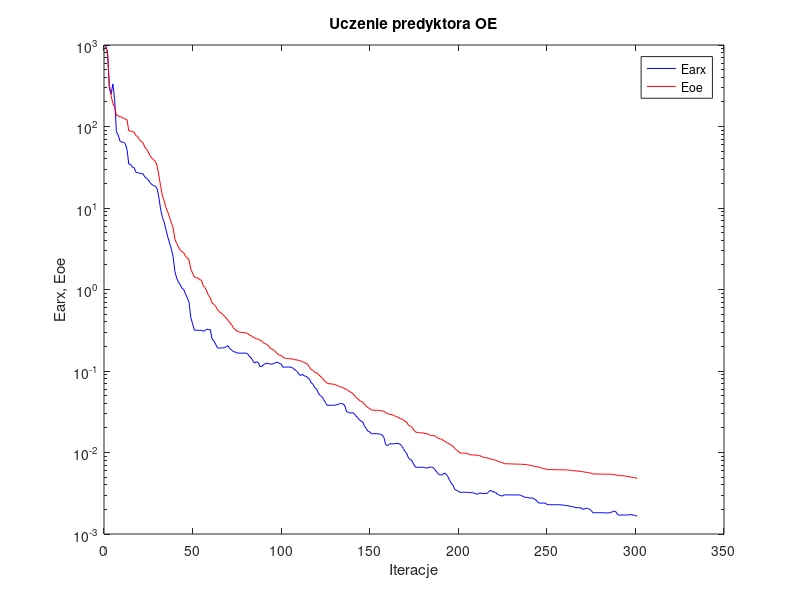
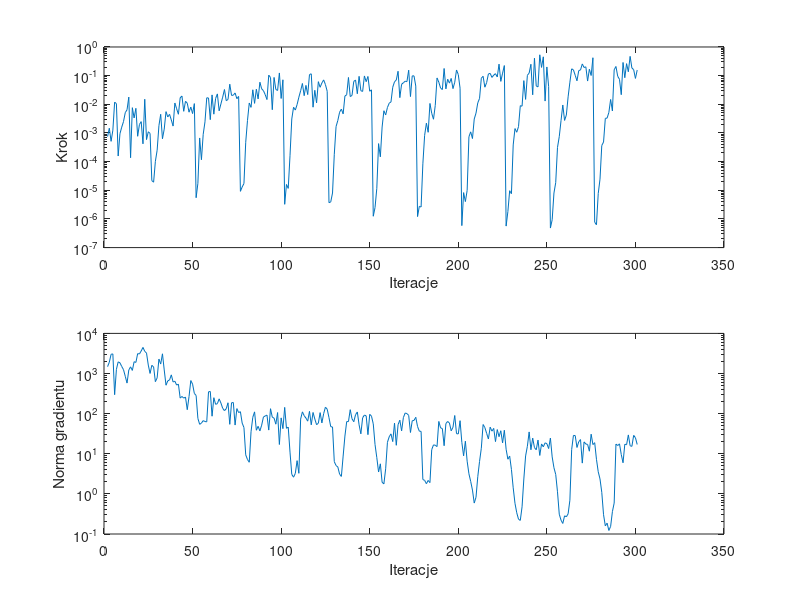

MATLAB code to generate these figures, in order:
%uczenie predyktora oe
clear all;
n=0; farx(n+1)=9.781677e+002; foe(n+1)=9.579472e+002; wspucz(n+1)=0.000000e+000; ng(n+1)=0.000000e+000;
%odnowa zmiennej metryki
n=1; farx(n+1)=8.080322e+002; foe(n+1)=8.107993e+002; krok(n+1)=7.496833e-004; ng(n+1)=1.483506e+003;
n=2; farx(n+1)=2.947975e+002; foe(n+1)=3.316796e+002; krok(n+1)=1.463096e-003; ng(n+1)=1.912584e+003;
n=3; farx(n+1)=2.489940e+002; foe(n+1)=2.394098e+002; krok(n+1)=5.104038e-004; ng(n+1)=3.011969e+003;
n=4; farx(n+1)=3.331090e+002; foe(n+1)=1.924305e+002; krok(n+1)=1.250114e-003; ng(n+1)=3.081327e+003;
n=5; farx(n+1)=2.149106e+002; foe(n+1)=1.726299e+002; krok(n+1)=1.189189e-002; ng(n+1)=2.967740e+002;
n=6; farx(n+1)=8.598046e+001; foe(n+1)=1.365264e+002; krok(n+1)=1.054546e-002; ng(n+1)=1.271337e+003;
n=7; farx(n+1)=7.885558e+001; foe(n+1)=1.349887e+002; krok(n+1)=1.568984e-004; ng(n+1)=1.953155e+003;
n=8; farx(n+1)=6.655815e+001; foe(n+1)=1.320631e+002; krok(n+1)=9.413494e-004; ng(n+1)=1.848898e+003;
n=9; farx(n+1)=6.410735e+001; foe(n+1)=1.299306e+002; krok(n+1)=1.593673e-003; ng(n+1)=1.499802e+003;
n=10; farx(n+1)=6.441494e+001; foe(n+1)=1.262393e+002; krok(n+1)=2.484848e-003; ng(n+1)=1.250025e+003;
n=11; farx(n+1)=6.167524e+001; foe(n+1)=1.237272e+002; krok(n+1)=5.107684e-003; ng(n+1)=8.522994e+002;
n=12; farx(n+1)=5.220263e+001; foe(n+1)=1.206950e+002; krok(n+1)=6.450159e-003; ng(n+1)=5.772625e+002;
n=13; farx(n+1)=3.452703e+001; foe(n+1)=8.834810e+001; krok(n+1)=1.785641e-002; ng(n+1)=1.224088e+003;
n=14; farx(n+1)=3.441595e+001; foe(n+1)=8.781748e+001; krok(n+1)=1.367364e-004; ng(n+1)=1.466756e+003;
n=15; farx(n+1)=3.175416e+001; foe(n+1)=8.652105e+001; krok(n+1)=7.626318e-003; ng(n+1)=1.194966e+003;
n=16; farx(n+1)=3.133826e+001; foe(n+1)=8.511114e+001; krok(n+1)=3.349706e-003; ng(n+1)=1.968445e+003;
n=17; farx(n+1)=2.744190e+001; foe(n+1)=7.712121e+001; krok(n+1)=7.242402e-003; ng(n+1)=1.890135e+003;
n=18; farx(n+1)=2.725308e+001; foe(n+1)=7.537683e+001; krok(n+1)=7.663457e-004; ng(n+1)=3.132114e+003;
n=19; farx(n+1)=2.672301e+001; foe(n+1)=6.900484e+001; krok(n+1)=1.973140e-003; ng(n+1)=3.071716e+003;
n=20; farx(n+1)=2.636392e+001; foe(n+1)=6.513042e+001; krok(n+1)=2.484737e-003; ng(n+1)=3.648021e+003;
n=21; farx(n+1)=2.632962e+001; foe(n+1)=6.353179e+001; krok(n+1)=4.175705e-004; ng(n+1)=4.477162e+003;
n=22; farx(n+1)=2.415298e+001; foe(n+1)=5.593810e+001; krok(n+1)=1.499359e-002; ng(n+1)=3.570100e+003;
n=23; farx(n+1)=2.313240e+001; foe(n+1)=5.264610e+001; krok(n+1)=5.861582e-004; ng(n+1)=3.229333e+003;
n=24; farx(n+1)=2.209772e+001; foe(n+1)=4.855077e+001; krok(n+1)=1.100811e-003; ng(n+1)=1.622103e+003;
n=25; farx(n+1)=2.051906e+001; foe(n+1)=4.391570e+001; krok(n+1)=9.673859e-004; ng(n+1)=1.004050e+003;
%odnowa zmiennej metryki
n=26; farx(n+1)=1.936838e+001; foe(n+1)=4.087287e+001; krok(n+1)=2.170937e-005; ng(n+1)=1.602078e+003;
n=27; farx(n+1)=1.889704e+001; foe(n+1)=3.909730e+001; krok(n+1)=1.914386e-005; ng(n+1)=1.460026e+003;
n=28; farx(n+1)=1.852651e+001; foe(n+1)=3.728996e+001; krok(n+1)=1.022675e-004; ng(n+1)=6.264695e+002;
n=29; farx(n+1)=1.725557e+001; foe(n+1)=3.258948e+001; krok(n+1)=2.501060e-004; ng(n+1)=7.779396e+002;
n=30; farx(n+1)=1.338067e+001; foe(n+1)=2.472349e+001; krok(n+1)=1.793067e-003; ng(n+1)=2.290246e+003;
n=31; farx(n+1)=9.529488e+000; foe(n+1)=1.844386e+001; krok(n+1)=4.478448e-003; ng(n+1)=1.721643e+003;
n=32; farx(n+1)=7.626683e+000; foe(n+1)=1.399553e+001; krok(n+1)=6.277808e-004; ng(n+1)=3.099095e+003;
n=33; farx(n+1)=6.687077e+000; foe(n+1)=1.220398e+001; krok(n+1)=1.369522e-003; ng(n+1)=1.225068e+003;
n=34; farx(n+1)=5.386628e+000; foe(n+1)=1.011478e+001; krok(n+1)=5.548179e-003; ng(n+1)=5.109078e+002;
n=35; farx(n+1)=4.399192e+000; foe(n+1)=8.909448e+000; krok(n+1)=3.621201e-003; ng(n+1)=6.566378e+002;
n=36; farx(n+1)=3.720076e+000; foe(n+1)=7.680196e+000; krok(n+1)=4.464102e-003; ng(n+1)=6.906854e+002;
n=37; farx(n+1)=3.169491e+000; foe(n+1)=6.608303e+000; krok(n+1)=2.840497e-003; ng(n+1)=9.257228e+002;
n=38; farx(n+1)=2.538615e+000; foe(n+1)=5.760103e+000; krok(n+1)=1.736904e-003; ng(n+1)=6.147958e+002;
n=39; farx(n+1)=1.671421e+000; foe(n+1)=4.160466e+000; krok(n+1)=1.111520e-002; ng(n+1)=6.417589e+002;
n=40; farx(n+1)=1.384664e+000; foe(n+1)=3.682795e+000; krok(n+1)=7.000907e-003; ng(n+1)=5.154086e+002;
n=41; farx(n+1)=1.236354e+000; foe(n+1)=3.317320e+000; krok(n+1)=4.494346e-003; ng(n+1)=5.432145e+002;
n=42; farx(n+1)=1.145408e+000; foe(n+1)=3.075520e+000; krok(n+1)=1.685330e-002; ng(n+1)=2.442432e+002;
n=43; farx(n+1)=1.038426e+000; foe(n+1)=2.907085e+000; krok(n+1)=1.946507e-002; ng(n+1)=2.679641e+002;
n=44; farx(n+1)=9.992543e-001; foe(n+1)=2.823534e+000; krok(n+1)=5.694898e-003; ng(n+1)=2.438027e+002;
n=45; farx(n+1)=8.800421e-001; foe(n+1)=2.565296e+000; krok(n+1)=1.274938e-002; ng(n+1)=2.587329e+002;
n=46; farx(n+1)=7.935026e-001; foe(n+1)=2.436105e+000; krok(n+1)=1.095618e-002; ng(n+1)=1.253745e+002;
n=47; farx(n+1)=6.996534e-001; foe(n+1)=2.293645e+000; krok(n+1)=5.303205e-003; ng(n+1)=2.664050e+002;
n=48; farx(n+1)=4.528477e-001; foe(n+1)=1.782548e+000; krok(n+1)=7.981858e-003; ng(n+1)=6.678237e+002;
n=49; farx(n+1)=3.807368e-001; foe(n+1)=1.587274e+000; krok(n+1)=4.743099e-003; ng(n+1)=5.442042e+002;
n=50; farx(n+1)=3.179958e-001; foe(n+1)=1.417710e+000; krok(n+1)=1.058808e-002; ng(n+1)=3.190516e+002;
%odnowa zmiennej metryki
n=51; farx(n+1)=3.165796e-001; foe(n+1)=1.390950e+000; krok(n+1)=5.496256e-006; ng(n+1)=2.836306e+002;
n=52; farx(n+1)=3.162050e-001; foe(n+1)=1.387683e+000; krok(n+1)=1.751338e-005; ng(n+1)=7.588777e+001;
n=53; farx(n+1)=3.140234e-001; foe(n+1)=1.316560e+000; krok(n+1)=6.696507e-004; ng(n+1)=5.417616e+001;
n=54; farx(n+1)=3.164078e-001; foe(n+1)=1.304082e+000; krok(n+1)=1.164634e-004; ng(n+1)=5.799915e+001;
n=55; farx(n+1)=3.071713e-001; foe(n+1)=1.108827e+000; krok(n+1)=8.989595e-004; ng(n+1)=6.700479e+001;
n=56; farx(n+1)=3.145788e-001; foe(n+1)=1.059977e+000; krok(n+1)=2.444561e-003; ng(n+1)=6.361576e+001;
n=57; farx(n+1)=3.255301e-001; foe(n+1)=9.536971e-001; krok(n+1)=1.688579e-002; ng(n+1)=6.239055e+001;
n=58; farx(n+1)=3.223490e-001; foe(n+1)=8.462471e-001; krok(n+1)=1.660195e-002; ng(n+1)=3.500569e+002;
n=59; farx(n+1)=3.221785e-001; foe(n+1)=7.889202e-001; krok(n+1)=2.914778e-003; ng(n+1)=3.569648e+002;
n=60; farx(n+1)=2.485098e-001; foe(n+1)=6.842816e-001; krok(n+1)=2.128042e-002; ng(n+1)=8.630472e+001;
n=61; farx(n+1)=2.329505e-001; foe(n+1)=6.563559e-001; krok(n+1)=4.525276e-003; ng(n+1)=2.496531e+002;
n=62; farx(n+1)=2.140609e-001; foe(n+1)=6.253911e-001; krok(n+1)=1.600678e-002; ng(n+1)=1.707218e+002;
n=63; farx(n+1)=1.928484e-001; foe(n+1)=5.667213e-001; krok(n+1)=2.307159e-002; ng(n+1)=1.773445e+002;
n=64; farx(n+1)=1.905586e-001; foe(n+1)=5.380932e-001; krok(n+1)=5.924781e-003; ng(n+1)=2.336275e+002;
n=65; farx(n+1)=1.915457e-001; foe(n+1)=5.163283e-001; krok(n+1)=1.034736e-002; ng(n+1)=1.837498e+002;
n=66; farx(n+1)=1.922162e-001; foe(n+1)=4.954821e-001; krok(n+1)=1.779884e-002; ng(n+1)=1.360549e+002;
n=67; farx(n+1)=1.930621e-001; foe(n+1)=4.705918e-001; krok(n+1)=3.281725e-002; ng(n+1)=1.186245e+002;
n=68; farx(n+1)=1.988028e-001; foe(n+1)=4.452148e-001; krok(n+1)=1.339882e-002; ng(n+1)=1.322498e+002;
n=69; farx(n+1)=2.040775e-001; foe(n+1)=4.186228e-001; krok(n+1)=1.477175e-002; ng(n+1)=1.865815e+002;
n=70; farx(n+1)=1.880134e-001; foe(n+1)=3.910489e-001; krok(n+1)=5.026897e-002; ng(n+1)=5.413141e+001;
n=71; farx(n+1)=1.813225e-001; foe(n+1)=3.707284e-001; krok(n+1)=2.043074e-002; ng(n+1)=1.865271e+002;
n=72; farx(n+1)=1.729322e-001; foe(n+1)=3.391496e-001; krok(n+1)=2.076180e-002; ng(n+1)=1.896145e+002;
n=73; farx(n+1)=1.715253e-001; foe(n+1)=3.236662e-001; krok(n+1)=2.486715e-002; ng(n+1)=5.191786e+001;
n=74; farx(n+1)=1.670135e-001; foe(n+1)=3.107840e-001; krok(n+1)=1.572069e-002; ng(n+1)=1.334975e+002;
n=75; farx(n+1)=1.654354e-001; foe(n+1)=3.023538e-001; krok(n+1)=1.884952e-002; ng(n+1)=1.063056e+002;
%odnowa zmiennej metryki
n=76; farx(n+1)=1.654084e-001; foe(n+1)=2.987063e-001; krok(n+1)=9.177209e-006; ng(n+1)=1.118376e+002;
n=77; farx(n+1)=1.656339e-001; foe(n+1)=2.968558e-001; krok(n+1)=1.304908e-005; ng(n+1)=5.808786e+001;
n=78; farx(n+1)=1.660187e-001; foe(n+1)=2.955069e-001; krok(n+1)=1.720017e-005; ng(n+1)=4.507931e+001;
n=79; farx(n+1)=1.658419e-001; foe(n+1)=2.941361e-001; krok(n+1)=4.731952e-004; ng(n+1)=9.389650e+000;
n=80; farx(n+1)=1.637051e-001; foe(n+1)=2.891204e-001; krok(n+1)=2.739044e-003; ng(n+1)=7.185690e+000;
n=81; farx(n+1)=1.522229e-001; foe(n+1)=2.767798e-001; krok(n+1)=1.109636e-002; ng(n+1)=6.145447e+000;
n=82; farx(n+1)=1.456195e-001; foe(n+1)=2.715026e-001; krok(n+1)=7.821513e-003; ng(n+1)=3.541282e+001;
n=83; farx(n+1)=1.338399e-001; foe(n+1)=2.623469e-001; krok(n+1)=3.207144e-002; ng(n+1)=8.120309e+001;
n=84; farx(n+1)=1.252269e-001; foe(n+1)=2.541023e-001; krok(n+1)=1.078150e-002; ng(n+1)=1.106966e+002;
n=85; farx(n+1)=1.296765e-001; foe(n+1)=2.485729e-001; krok(n+1)=3.360874e-002; ng(n+1)=3.858751e+001;
n=86; farx(n+1)=1.277763e-001; foe(n+1)=2.465810e-001; krok(n+1)=1.538463e-002; ng(n+1)=4.833594e+001;
n=87; farx(n+1)=1.139375e-001; foe(n+1)=2.395683e-001; krok(n+1)=5.893163e-002; ng(n+1)=3.710497e+001;
n=88; farx(n+1)=1.133396e-001; foe(n+1)=2.347793e-001; krok(n+1)=3.469665e-002; ng(n+1)=5.157397e+001;
n=89; farx(n+1)=1.197435e-001; foe(n+1)=2.209410e-001; krok(n+1)=2.991958e-002; ng(n+1)=8.240408e+001;
n=90; farx(n+1)=1.228927e-001; foe(n+1)=2.163968e-001; krok(n+1)=2.173419e-002; ng(n+1)=8.754525e+001;
n=91; farx(n+1)=1.244153e-001; foe(n+1)=2.120719e-001; krok(n+1)=1.464382e-002; ng(n+1)=9.205904e+001;
n=92; farx(n+1)=1.230933e-001; foe(n+1)=2.024830e-001; krok(n+1)=1.041001e-001; ng(n+1)=3.892433e+001;
n=93; farx(n+1)=1.216037e-001; foe(n+1)=1.881931e-001; krok(n+1)=8.589342e-002; ng(n+1)=1.327991e+002;
n=94; farx(n+1)=1.215807e-001; foe(n+1)=1.858880e-001; krok(n+1)=6.480489e-003; ng(n+1)=8.154657e+001;
n=95; farx(n+1)=1.240567e-001; foe(n+1)=1.782694e-001; krok(n+1)=8.662598e-002; ng(n+1)=7.737599e+001;
n=96; farx(n+1)=1.265551e-001; foe(n+1)=1.708082e-001; krok(n+1)=3.294851e-002; ng(n+1)=5.460123e+001;
n=97; farx(n+1)=1.289777e-001; foe(n+1)=1.619780e-001; krok(n+1)=3.037029e-002; ng(n+1)=1.064496e+002;
n=98; farx(n+1)=1.236184e-001; foe(n+1)=1.568339e-001; krok(n+1)=1.242132e-001; ng(n+1)=1.701151e+001;
n=99; farx(n+1)=1.219604e-001; foe(n+1)=1.553316e-001; krok(n+1)=1.596372e-002; ng(n+1)=7.840256e+001;
n=100; farx(n+1)=1.115932e-001; foe(n+1)=1.475249e-001; krok(n+1)=7.165516e-002; ng(n+1)=4.223966e+001;
%odnowa zmiennej metryki
n=101; farx(n+1)=1.115757e-001; foe(n+1)=1.442175e-001; krok(n+1)=3.238406e-006; ng(n+1)=1.431127e+002;
n=102; farx(n+1)=1.118019e-001; foe(n+1)=1.430260e-001; krok(n+1)=1.595012e-005; ng(n+1)=4.308994e+001;
n=103; farx(n+1)=1.119200e-001; foe(n+1)=1.422133e-001; krok(n+1)=1.164400e-005; ng(n+1)=4.614662e+001;
n=104; farx(n+1)=1.116460e-001; foe(n+1)=1.414918e-001; krok(n+1)=1.605954e-004; ng(n+1)=1.098979e+001;
n=105; farx(n+1)=1.105508e-001; foe(n+1)=1.405056e-001; krok(n+1)=3.065383e-003; ng(n+1)=3.061356e+000;
n=106; farx(n+1)=1.067714e-001; foe(n+1)=1.388201e-001; krok(n+1)=7.883344e-003; ng(n+1)=2.604673e+000;
n=107; farx(n+1)=1.024262e-001; foe(n+1)=1.373981e-001; krok(n+1)=6.283621e-003; ng(n+1)=3.236430e+000;
n=108; farx(n+1)=9.887320e-002; foe(n+1)=1.366179e-001; krok(n+1)=9.778245e-003; ng(n+1)=6.735286e+000;
n=109; farx(n+1)=9.142786e-002; foe(n+1)=1.346543e-001; krok(n+1)=1.767909e-002; ng(n+1)=3.257826e+000;
n=110; farx(n+1)=8.805032e-002; foe(n+1)=1.331899e-001; krok(n+1)=2.963700e-002; ng(n+1)=7.314237e+001;
n=111; farx(n+1)=9.125038e-002; foe(n+1)=1.299472e-001; krok(n+1)=5.335388e-002; ng(n+1)=1.107744e+002;
n=112; farx(n+1)=8.687327e-002; foe(n+1)=1.277107e-001; krok(n+1)=2.000182e-002; ng(n+1)=8.890868e+001;
n=113; farx(n+1)=8.648442e-002; foe(n+1)=1.238583e-001; krok(n+1)=4.568872e-002; ng(n+1)=7.734912e+001;
n=114; farx(n+1)=8.247222e-002; foe(n+1)=1.206619e-001; krok(n+1)=2.183177e-002; ng(n+1)=6.503101e+001;
n=115; farx(n+1)=7.934107e-002; foe(n+1)=1.111120e-001; krok(n+1)=1.091056e-001; ng(n+1)=1.139272e+002;
n=116; farx(n+1)=7.128907e-002; foe(n+1)=1.038657e-001; krok(n+1)=1.158784e-001; ng(n+1)=5.263633e+001;
n=117; farx(n+1)=6.896419e-002; foe(n+1)=1.015665e-001; krok(n+1)=7.931784e-003; ng(n+1)=1.069946e+002;
n=118; farx(n+1)=6.206720e-002; foe(n+1)=9.645023e-002; krok(n+1)=3.081734e-002; ng(n+1)=7.362127e+001;
n=119; farx(n+1)=6.045348e-002; foe(n+1)=9.558713e-002; krok(n+1)=1.121678e-002; ng(n+1)=5.298320e+001;
n=120; farx(n+1)=5.352445e-002; foe(n+1)=9.067440e-002; krok(n+1)=6.163468e-002; ng(n+1)=5.779097e+001;
n=121; farx(n+1)=5.005546e-002; foe(n+1)=8.656493e-002; krok(n+1)=3.923333e-002; ng(n+1)=1.060252e+002;
n=122; farx(n+1)=4.852590e-002; foe(n+1)=8.285883e-002; krok(n+1)=5.558094e-002; ng(n+1)=5.868840e+001;
n=123; farx(n+1)=4.490637e-002; foe(n+1)=7.795727e-002; krok(n+1)=7.104066e-002; ng(n+1)=1.001654e+002;
n=124; farx(n+1)=4.103804e-002; foe(n+1)=7.406809e-002; krok(n+1)=4.864952e-002; ng(n+1)=1.450295e+002;
n=125; farx(n+1)=3.787986e-002; foe(n+1)=7.077346e-002; krok(n+1)=2.835241e-002; ng(n+1)=1.290246e+002;
%odnowa zmiennej metryki
n=126; farx(n+1)=3.791780e-002; foe(n+1)=6.986002e-002; krok(n+1)=3.690681e-006; ng(n+1)=7.957606e+001;
n=127; farx(n+1)=3.796508e-002; foe(n+1)=6.947503e-002; krok(n+1)=3.951296e-006; ng(n+1)=4.736046e+001;
n=128; farx(n+1)=3.803313e-002; foe(n+1)=6.894405e-002; krok(n+1)=8.020860e-006; ng(n+1)=4.646998e+001;
n=129; farx(n+1)=3.803765e-002; foe(n+1)=6.871728e-002; krok(n+1)=1.803354e-004; ng(n+1)=6.344736e+000;
n=130; farx(n+1)=3.830457e-002; foe(n+1)=6.728804e-002; krok(n+1)=1.671680e-003; ng(n+1)=5.084578e+000;
n=131; farx(n+1)=3.897508e-002; foe(n+1)=6.564373e-002; krok(n+1)=2.739044e-003; ng(n+1)=4.676690e+000;
n=132; farx(n+1)=3.961200e-002; foe(n+1)=6.456113e-002; krok(n+1)=5.294040e-003; ng(n+1)=3.101161e+000;
n=133; farx(n+1)=3.990875e-002; foe(n+1)=6.351827e-002; krok(n+1)=6.800237e-003; ng(n+1)=2.724949e+000;
n=134; farx(n+1)=3.948742e-002; foe(n+1)=6.224577e-002; krok(n+1)=4.633998e-003; ng(n+1)=8.766758e+000;
n=135; farx(n+1)=3.717324e-002; foe(n+1)=6.042705e-002; krok(n+1)=1.948813e-002; ng(n+1)=2.760148e+001;
n=136; farx(n+1)=3.149425e-002; foe(n+1)=5.929965e-002; krok(n+1)=2.147336e-002; ng(n+1)=6.332107e+001;
n=137; farx(n+1)=3.141627e-002; foe(n+1)=5.741302e-002; krok(n+1)=8.643496e-002; ng(n+1)=6.342881e+001;
n=138; farx(n+1)=3.036900e-002; foe(n+1)=5.517543e-002; krok(n+1)=1.861441e-002; ng(n+1)=1.255446e+002;
n=139; farx(n+1)=3.074252e-002; foe(n+1)=5.401889e-002; krok(n+1)=2.043074e-002; ng(n+1)=7.446706e+001;
n=140; farx(n+1)=3.053754e-002; foe(n+1)=5.120484e-002; krok(n+1)=6.306675e-002; ng(n+1)=6.272253e+001;
n=141; farx(n+1)=2.849154e-002; foe(n+1)=4.796600e-002; krok(n+1)=7.045190e-002; ng(n+1)=9.371348e+001;
n=142; farx(n+1)=2.694790e-002; foe(n+1)=4.612914e-002; krok(n+1)=2.334578e-002; ng(n+1)=1.101977e+002;
n=143; farx(n+1)=2.554152e-002; foe(n+1)=4.409822e-002; krok(n+1)=9.464845e-002; ng(n+1)=5.267941e+001;
n=144; farx(n+1)=2.426421e-002; foe(n+1)=4.230666e-002; krok(n+1)=2.981463e-002; ng(n+1)=3.139443e+001;
n=145; farx(n+1)=2.380973e-002; foe(n+1)=4.174980e-002; krok(n+1)=2.812841e-002; ng(n+1)=7.875309e+001;
n=146; farx(n+1)=2.120005e-002; foe(n+1)=3.915968e-002; krok(n+1)=9.759878e-002; ng(n+1)=9.233968e+001;
n=147; farx(n+1)=1.967575e-002; foe(n+1)=3.729696e-002; krok(n+1)=6.163468e-002; ng(n+1)=8.785285e+001;
n=148; farx(n+1)=1.829943e-002; foe(n+1)=3.546128e-002; krok(n+1)=9.363811e-002; ng(n+1)=2.990215e+001;
n=149; farx(n+1)=1.792011e-002; foe(n+1)=3.463513e-002; krok(n+1)=2.854877e-002; ng(n+1)=9.606848e+001;
n=150; farx(n+1)=1.701779e-002; foe(n+1)=3.316072e-002; krok(n+1)=3.196395e-002; ng(n+1)=8.638275e+001;
%odnowa zmiennej metryki
n=151; farx(n+1)=1.701743e-002; foe(n+1)=3.304102e-002; krok(n+1)=1.242006e-006; ng(n+1)=5.564653e+001;
n=152; farx(n+1)=1.701767e-002; foe(n+1)=3.301307e-002; krok(n+1)=2.499886e-006; ng(n+1)=1.700673e+001;
n=153; farx(n+1)=1.699943e-002; foe(n+1)=3.297809e-002; krok(n+1)=1.165470e-005; ng(n+1)=8.010581e+000;
n=154; farx(n+1)=1.691410e-002; foe(n+1)=3.278387e-002; krok(n+1)=4.251583e-004; ng(n+1)=3.506829e+000;
n=155; farx(n+1)=1.680698e-002; foe(n+1)=3.258470e-002; krok(n+1)=1.469561e-004; ng(n+1)=5.614866e+000;
n=156; farx(n+1)=1.649704e-002; foe(n+1)=3.241927e-002; krok(n+1)=1.611746e-003; ng(n+1)=1.948852e+000;
n=157; farx(n+1)=1.530672e-002; foe(n+1)=3.196619e-002; krok(n+1)=5.967857e-003; ng(n+1)=1.775012e+000;
n=158; farx(n+1)=1.252813e-002; foe(n+1)=3.079377e-002; krok(n+1)=4.243311e-003; ng(n+1)=4.218418e+000;
n=159; farx(n+1)=1.209521e-002; foe(n+1)=3.006133e-002; krok(n+1)=7.740832e-003; ng(n+1)=1.929459e+001;
n=160; farx(n+1)=1.266368e-002; foe(n+1)=2.952656e-002; krok(n+1)=1.091588e-002; ng(n+1)=2.647318e+001;
n=161; farx(n+1)=1.282908e-002; foe(n+1)=2.933360e-002; krok(n+1)=1.208515e-002; ng(n+1)=3.131088e+001;
n=162; farx(n+1)=1.276232e-002; foe(n+1)=2.889124e-002; krok(n+1)=3.943936e-002; ng(n+1)=2.010372e+001;
n=163; farx(n+1)=1.278238e-002; foe(n+1)=2.817238e-002; krok(n+1)=6.109779e-002; ng(n+1)=5.797250e+001;
n=164; farx(n+1)=1.292960e-002; foe(n+1)=2.760520e-002; krok(n+1)=7.045190e-002; ng(n+1)=1.626051e+001;
n=165; farx(n+1)=1.291505e-002; foe(n+1)=2.706600e-002; krok(n+1)=1.423178e-001; ng(n+1)=5.306029e+001;
n=166; farx(n+1)=1.266768e-002; foe(n+1)=2.611720e-002; krok(n+1)=1.706649e-002; ng(n+1)=6.875379e+001;
n=167; farx(n+1)=1.216287e-002; foe(n+1)=2.579858e-002; krok(n+1)=5.016986e-002; ng(n+1)=3.725266e+001;
n=168; farx(n+1)=1.113728e-002; foe(n+1)=2.515439e-002; krok(n+1)=5.623415e-002; ng(n+1)=7.958512e+001;
n=169; farx(n+1)=1.027195e-002; foe(n+1)=2.418127e-002; krok(n+1)=6.402713e-002; ng(n+1)=1.037494e+002;
n=170; farx(n+1)=9.625000e-003; foe(n+1)=2.327292e-002; krok(n+1)=6.170195e-002; ng(n+1)=1.002244e+002;
n=171; farx(n+1)=8.431056e-003; foe(n+1)=2.143224e-002; krok(n+1)=1.550674e-001; ng(n+1)=9.052072e+001;
n=172; farx(n+1)=8.270900e-003; foe(n+1)=2.115774e-002; krok(n+1)=1.861441e-002; ng(n+1)=3.388691e+001;
n=173; farx(n+1)=7.813274e-003; foe(n+1)=2.027878e-002; krok(n+1)=9.809225e-002; ng(n+1)=6.647062e+001;
n=174; farx(n+1)=7.035534e-003; foe(n+1)=1.872223e-002; krok(n+1)=9.809225e-002; ng(n+1)=6.766685e+001;
n=175; farx(n+1)=6.578143e-003; foe(n+1)=1.775306e-002; krok(n+1)=4.321748e-002; ng(n+1)=8.119524e+001;
%odnowa zmiennej metryki
n=176; farx(n+1)=6.580822e-003; foe(n+1)=1.764471e-002; krok(n+1)=1.208996e-006; ng(n+1)=4.775013e+001;
n=177; farx(n+1)=6.590741e-003; foe(n+1)=1.749834e-002; krok(n+1)=2.748128e-006; ng(n+1)=3.655915e+001;
n=178; farx(n+1)=6.596009e-003; foe(n+1)=1.740188e-002; krok(n+1)=2.597363e-006; ng(n+1)=3.614942e+001;
n=179; farx(n+1)=6.592900e-003; foe(n+1)=1.738707e-002; krok(n+1)=8.368590e-005; ng(n+1)=2.278794e+000;
n=180; farx(n+1)=6.532827e-003; foe(n+1)=1.725499e-002; krok(n+1)=8.259539e-004; ng(n+1)=2.172257e+000;
n=181; farx(n+1)=6.469174e-003; foe(n+1)=1.700253e-002; krok(n+1)=2.199930e-003; ng(n+1)=1.795318e+000;
n=182; farx(n+1)=6.468378e-003; foe(n+1)=1.685324e-002; krok(n+1)=1.055362e-003; ng(n+1)=2.164149e+000;
n=183; farx(n+1)=6.627441e-003; foe(n+1)=1.631599e-002; krok(n+1)=1.071441e-002; ng(n+1)=1.910382e+000;
n=184; farx(n+1)=6.591800e-003; foe(n+1)=1.613019e-002; krok(n+1)=4.871925e-003; ng(n+1)=1.266412e+001;
n=185; farx(n+1)=6.497968e-003; foe(n+1)=1.610085e-002; krok(n+1)=3.011555e-003; ng(n+1)=1.664710e+001;
n=186; farx(n+1)=6.068239e-003; foe(n+1)=1.598324e-002; krok(n+1)=9.175071e-003; ng(n+1)=1.631105e+001;
n=187; farx(n+1)=5.703605e-003; foe(n+1)=1.524472e-002; krok(n+1)=8.316649e-002; ng(n+1)=1.510185e+001;
n=188; farx(n+1)=5.377526e-003; foe(n+1)=1.488287e-002; krok(n+1)=5.908701e-002; ng(n+1)=6.393634e+001;
n=189; farx(n+1)=5.318496e-003; foe(n+1)=1.464564e-002; krok(n+1)=3.707198e-002; ng(n+1)=4.420611e+001;
n=190; farx(n+1)=5.315571e-003; foe(n+1)=1.441646e-002; krok(n+1)=3.266584e-002; ng(n+1)=4.243857e+001;
n=191; farx(n+1)=5.577374e-003; foe(n+1)=1.383795e-002; krok(n+1)=1.778431e-001; ng(n+1)=1.586023e+001;
n=192; farx(n+1)=5.454983e-003; foe(n+1)=1.349771e-002; krok(n+1)=3.450322e-002; ng(n+1)=5.670535e+001;
n=193; farx(n+1)=5.119992e-003; foe(n+1)=1.308042e-002; krok(n+1)=7.517970e-002; ng(n+1)=6.382722e+001;
n=194; farx(n+1)=4.589762e-003; foe(n+1)=1.269405e-002; krok(n+1)=5.483245e-002; ng(n+1)=5.829974e+001;
n=195; farx(n+1)=4.223848e-003; foe(n+1)=1.224634e-002; krok(n+1)=8.000730e-002; ng(n+1)=3.729611e+001;
n=196; farx(n+1)=3.962379e-003; foe(n+1)=1.199916e-002; krok(n+1)=3.526755e-002; ng(n+1)=4.575350e+001;
n=197; farx(n+1)=3.543890e-003; foe(n+1)=1.120835e-002; krok(n+1)=5.893163e-002; ng(n+1)=8.986111e+001;
n=198; farx(n+1)=3.427915e-003; foe(n+1)=1.075802e-002; krok(n+1)=1.576475e-001; ng(n+1)=3.171101e+001;
n=199; farx(n+1)=3.350407e-003; foe(n+1)=1.031954e-002; krok(n+1)=1.088405e-001; ng(n+1)=3.119911e+001;
n=200; farx(n+1)=3.250881e-003; foe(n+1)=9.863853e-003; krok(n+1)=3.651364e-002; ng(n+1)=6.678362e+001;
%odnowa zmiennej metryki
n=201; farx(n+1)=3.250969e-003; foe(n+1)=9.853198e-003; krok(n+1)=5.848342e-007; ng(n+1)=1.926387e+001;
n=202; farx(n+1)=3.251577e-003; foe(n+1)=9.829348e-003; krok(n+1)=8.295367e-006; ng(n+1)=8.887778e+000;
n=203; farx(n+1)=3.250918e-003; foe(n+1)=9.777261e-003; krok(n+1)=4.029559e-006; ng(n+1)=2.055236e+001;
n=204; farx(n+1)=3.248113e-003; foe(n+1)=9.761366e-003; krok(n+1)=9.884595e-006; ng(n+1)=6.524118e+000;
n=205; farx(n+1)=3.232585e-003; foe(n+1)=9.517607e-003; krok(n+1)=7.383609e-004; ng(n+1)=3.171011e+000;
n=206; farx(n+1)=3.217205e-003; foe(n+1)=9.371720e-003; krok(n+1)=1.093065e-003; ng(n+1)=2.043568e+000;
n=207; farx(n+1)=3.213984e-003; foe(n+1)=9.341567e-003; krok(n+1)=6.384605e-004; ng(n+1)=1.244938e+000;
n=208; farx(n+1)=3.175057e-003; foe(n+1)=9.326692e-003; krok(n+1)=3.065383e-003; ng(n+1)=5.903233e-001;
n=209; farx(n+1)=3.092217e-003; foe(n+1)=9.287845e-003; krok(n+1)=4.907442e-003; ng(n+1)=8.235135e-001;
n=210; farx(n+1)=3.090465e-003; foe(n+1)=9.231456e-003; krok(n+1)=1.121678e-002; ng(n+1)=2.684463e+000;
n=211; farx(n+1)=3.190089e-003; foe(n+1)=9.156358e-003; krok(n+1)=1.604627e-002; ng(n+1)=6.437276e+000;
n=212; farx(n+1)=3.159660e-003; foe(n+1)=8.979582e-003; krok(n+1)=8.139610e-002; ng(n+1)=1.372775e+001;
n=213; farx(n+1)=3.127952e-003; foe(n+1)=8.767176e-003; krok(n+1)=9.515193e-002; ng(n+1)=5.355681e+001;
n=214; farx(n+1)=3.146435e-003; foe(n+1)=8.681680e-003; krok(n+1)=3.950757e-002; ng(n+1)=4.493223e+001;
n=215; farx(n+1)=3.134258e-003; foe(n+1)=8.609006e-003; krok(n+1)=5.715876e-002; ng(n+1)=3.232453e+001;
n=216; farx(n+1)=3.250122e-003; foe(n+1)=8.494122e-003; krok(n+1)=1.146023e-001; ng(n+1)=2.331045e+001;
n=217; farx(n+1)=3.433197e-003; foe(n+1)=8.374699e-003; krok(n+1)=1.200954e-001; ng(n+1)=4.605376e+001;
n=218; farx(n+1)=3.352203e-003; foe(n+1)=8.255057e-003; krok(n+1)=8.662598e-002; ng(n+1)=3.655560e+001;
n=219; farx(n+1)=3.257124e-003; foe(n+1)=8.147591e-003; krok(n+1)=1.042621e-001; ng(n+1)=4.289345e+001;
n=220; farx(n+1)=3.254764e-003; foe(n+1)=8.049757e-003; krok(n+1)=1.171506e-001; ng(n+1)=2.009579e+001;
n=221; farx(n+1)=3.071559e-003; foe(n+1)=7.867916e-003; krok(n+1)=8.973423e-002; ng(n+1)=4.007860e+001;
n=222; farx(n+1)=3.008679e-003; foe(n+1)=7.693866e-003; krok(n+1)=2.522670e-001; ng(n+1)=2.662869e+001;
n=223; farx(n+1)=2.955133e-003; foe(n+1)=7.601732e-003; krok(n+1)=6.307385e-002; ng(n+1)=3.747165e+001;
n=224; farx(n+1)=2.925004e-003; foe(n+1)=7.531077e-003; krok(n+1)=1.220399e-001; ng(n+1)=1.869459e+001;
n=225; farx(n+1)=3.019685e-003; foe(n+1)=7.285331e-003; krok(n+1)=2.250273e-001; ng(n+1)=3.857786e+001;
%odnowa zmiennej metryki
n=226; farx(n+1)=3.019620e-003; foe(n+1)=7.281075e-003; krok(n+1)=5.627250e-007; ng(n+1)=1.293383e+001;
n=227; farx(n+1)=3.019463e-003; foe(n+1)=7.277362e-003; krok(n+1)=1.816358e-006; ng(n+1)=7.309935e+000;
n=228; farx(n+1)=3.018850e-003; foe(n+1)=7.253881e-003; krok(n+1)=9.675237e-006; ng(n+1)=8.745415e+000;
n=229; farx(n+1)=3.017891e-003; foe(n+1)=7.248928e-003; krok(n+1)=7.598479e-006; ng(n+1)=4.067218e+000;
n=230; farx(n+1)=3.016198e-003; foe(n+1)=7.223498e-003; krok(n+1)=3.824295e-004; ng(n+1)=1.415906e+000;
n=231; farx(n+1)=3.016683e-003; foe(n+1)=7.208854e-003; krok(n+1)=1.423724e-003; ng(n+1)=5.830691e-001;
n=232; farx(n+1)=3.016127e-003; foe(n+1)=7.204757e-003; krok(n+1)=1.058508e-003; ng(n+1)=3.385388e-001;
n=233; farx(n+1)=3.017851e-003; foe(n+1)=7.202341e-003; krok(n+1)=1.667309e-003; ng(n+1)=2.336779e-001;
n=234; farx(n+1)=2.996060e-003; foe(n+1)=7.189338e-003; krok(n+1)=8.956895e-003; ng(n+1)=2.185225e-001;
n=235; farx(n+1)=2.932502e-003; foe(n+1)=7.165826e-003; krok(n+1)=8.579668e-003; ng(n+1)=4.759052e-001;
n=236; farx(n+1)=2.865564e-003; foe(n+1)=7.138129e-003; krok(n+1)=6.700045e-002; ng(n+1)=2.348269e+000;
n=237; farx(n+1)=2.801593e-003; foe(n+1)=7.122960e-003; krok(n+1)=1.483652e-002; ng(n+1)=8.819773e+000;
n=238; farx(n+1)=2.818803e-003; foe(n+1)=7.066179e-003; krok(n+1)=1.027179e-001; ng(n+1)=1.536384e+001;
n=239; farx(n+1)=2.757171e-003; foe(n+1)=7.002496e-003; krok(n+1)=1.228254e-001; ng(n+1)=3.501970e+001;
n=240; farx(n+1)=2.769561e-003; foe(n+1)=6.898253e-003; krok(n+1)=2.495854e-001; ng(n+1)=1.257742e+001;
n=241; farx(n+1)=2.768914e-003; foe(n+1)=6.863845e-003; krok(n+1)=2.147336e-002; ng(n+1)=2.456512e+001;
n=242; farx(n+1)=2.681371e-003; foe(n+1)=6.739303e-003; krok(n+1)=4.065930e-001; ng(n+1)=1.424404e+001;
n=243; farx(n+1)=2.597191e-003; foe(n+1)=6.714347e-003; krok(n+1)=4.382471e-002; ng(n+1)=1.256069e+001;
n=244; farx(n+1)=2.438706e-003; foe(n+1)=6.653243e-003; krok(n+1)=4.034388e-002; ng(n+1)=2.196296e+001;
n=245; farx(n+1)=2.392159e-003; foe(n+1)=6.559605e-003; krok(n+1)=5.341966e-001; ng(n+1)=9.063387e+000;
n=246; farx(n+1)=2.385899e-003; foe(n+1)=6.475037e-003; krok(n+1)=1.934788e-001; ng(n+1)=1.757012e+001;
n=247; farx(n+1)=2.401242e-003; foe(n+1)=6.320564e-003; krok(n+1)=4.536903e-001; ng(n+1)=1.489309e+001;
n=248; farx(n+1)=2.398275e-003; foe(n+1)=6.312158e-003; krok(n+1)=1.297031e-002; ng(n+1)=1.871392e+001;
n=249; farx(n+1)=2.315262e-003; foe(n+1)=6.200181e-003; krok(n+1)=2.010048e-001; ng(n+1)=1.785705e+001;
n=250; farx(n+1)=2.286626e-003; foe(n+1)=6.176966e-003; krok(n+1)=4.171530e-002; ng(n+1)=1.348244e+001;
%odnowa zmiennej metryki
n=251; farx(n+1)=2.286735e-003; foe(n+1)=6.167599e-003; krok(n+1)=4.811611e-007; ng(n+1)=2.461620e+001;
n=252; farx(n+1)=2.286863e-003; foe(n+1)=6.165112e-003; krok(n+1)=9.367372e-007; ng(n+1)=8.336354e+000;
n=253; farx(n+1)=2.287594e-003; foe(n+1)=6.160127e-003; krok(n+1)=8.012023e-006; ng(n+1)=4.484480e+000;
n=254; farx(n+1)=2.287953e-003; foe(n+1)=6.154057e-003; krok(n+1)=1.854561e-005; ng(n+1)=3.053709e+000;
n=255; farx(n+1)=2.289844e-003; foe(n+1)=6.140149e-003; krok(n+1)=3.127269e-004; ng(n+1)=1.128130e+000;
n=256; farx(n+1)=2.288811e-003; foe(n+1)=6.138351e-003; krok(n+1)=7.433745e-004; ng(n+1)=3.115889e-001;
n=257; farx(n+1)=2.280797e-003; foe(n+1)=6.135440e-003; krok(n+1)=2.707062e-003; ng(n+1)=2.207062e-001;
n=258; farx(n+1)=2.262649e-003; foe(n+1)=6.130507e-003; krok(n+1)=9.454744e-003; ng(n+1)=1.832086e-001;
n=259; farx(n+1)=2.248005e-003; foe(n+1)=6.123897e-003; krok(n+1)=2.739044e-003; ng(n+1)=2.837835e-001;
n=260; farx(n+1)=2.236149e-003; foe(n+1)=6.116398e-003; krok(n+1)=4.221448e-003; ng(n+1)=2.681256e-001;
n=261; farx(n+1)=2.237571e-003; foe(n+1)=6.104868e-003; krok(n+1)=1.825682e-002; ng(n+1)=3.185029e-001;
n=262; farx(n+1)=2.176199e-003; foe(n+1)=6.058188e-003; krok(n+1)=5.908701e-002; ng(n+1)=6.950753e-001;
n=263; farx(n+1)=2.174331e-003; foe(n+1)=6.029410e-003; krok(n+1)=1.728230e-001; ng(n+1)=1.271074e+001;
n=264; farx(n+1)=2.160714e-003; foe(n+1)=5.983207e-003; krok(n+1)=1.585131e-001; ng(n+1)=2.861096e+001;
n=265; farx(n+1)=2.105827e-003; foe(n+1)=5.958019e-003; krok(n+1)=1.027179e-001; ng(n+1)=2.840212e+001;
n=266; farx(n+1)=2.105347e-003; foe(n+1)=5.928986e-003; krok(n+1)=6.602029e-002; ng(n+1)=1.434951e+001;
n=267; farx(n+1)=2.095882e-003; foe(n+1)=5.897118e-003; krok(n+1)=1.497077e-001; ng(n+1)=1.995153e+001;
n=268; farx(n+1)=2.104161e-003; foe(n+1)=5.859746e-003; krok(n+1)=1.579498e-001; ng(n+1)=2.257510e+001;
n=269; farx(n+1)=2.019211e-003; foe(n+1)=5.828879e-003; krok(n+1)=2.563063e-001; ng(n+1)=5.846677e+000;
n=270; farx(n+1)=2.018656e-003; foe(n+1)=5.775371e-003; krok(n+1)=1.919924e-001; ng(n+1)=1.976101e+001;
n=271; farx(n+1)=2.065881e-003; foe(n+1)=5.708196e-003; krok(n+1)=2.032965e-001; ng(n+1)=1.747030e+001;
n=272; farx(n+1)=2.071775e-003; foe(n+1)=5.688999e-003; krok(n+1)=6.474159e-002; ng(n+1)=1.708814e+001;
n=273; farx(n+1)=2.006185e-003; foe(n+1)=5.628262e-003; krok(n+1)=1.677326e-001; ng(n+1)=1.157777e+001;
n=274; farx(n+1)=1.946771e-003; foe(n+1)=5.569130e-003; krok(n+1)=1.011122e-001; ng(n+1)=3.072830e+001;
n=275; farx(n+1)=1.825461e-003; foe(n+1)=5.459049e-003; krok(n+1)=4.213257e-001; ng(n+1)=1.694898e+001;
%odnowa zmiennej metryki
n=276; farx(n+1)=1.825329e-003; foe(n+1)=5.451568e-003; krok(n+1)=7.712190e-007; ng(n+1)=1.889483e+001;
n=277; farx(n+1)=1.825315e-003; foe(n+1)=5.450156e-003; krok(n+1)=6.266905e-007; ng(n+1)=7.279606e+000;
n=278; farx(n+1)=1.825607e-003; foe(n+1)=5.446588e-003; krok(n+1)=7.698578e-006; ng(n+1)=3.554289e+000;
n=279; farx(n+1)=1.824840e-003; foe(n+1)=5.441373e-003; krok(n+1)=2.444110e-005; ng(n+1)=2.354678e+000;
n=280; farx(n+1)=1.823173e-003; foe(n+1)=5.422484e-003; krok(n+1)=3.657739e-004; ng(n+1)=1.093440e+000;
n=281; farx(n+1)=1.821578e-003; foe(n+1)=5.421057e-003; krok(n+1)=4.820713e-004; ng(n+1)=3.023548e-001;
n=282; farx(n+1)=1.818306e-003; foe(n+1)=5.418987e-003; krok(n+1)=3.237896e-003; ng(n+1)=1.597624e-001;
n=283; farx(n+1)=1.815352e-003; foe(n+1)=5.415439e-003; krok(n+1)=3.291607e-003; ng(n+1)=1.865512e-001;
n=284; farx(n+1)=1.814804e-003; foe(n+1)=5.412657e-003; krok(n+1)=5.201755e-003; ng(n+1)=1.225222e-001;
n=285; farx(n+1)=1.839111e-003; foe(n+1)=5.405067e-003; krok(n+1)=1.477175e-002; ng(n+1)=1.550908e-001;
n=286; farx(n+1)=1.868603e-003; foe(n+1)=5.399344e-003; krok(n+1)=5.852382e-003; ng(n+1)=3.611903e-001;
n=287; farx(n+1)=1.917664e-003; foe(n+1)=5.343530e-003; krok(n+1)=1.600146e-001; ng(n+1)=5.927515e-001;
n=288; farx(n+1)=1.866225e-003; foe(n+1)=5.301214e-003; krok(n+1)=2.089206e-001; ng(n+1)=1.741653e+001;
n=289; farx(n+1)=1.721765e-003; foe(n+1)=5.248603e-003; krok(n+1)=9.464845e-002; ng(n+1)=1.602395e+001;
n=290; farx(n+1)=1.703909e-003; foe(n+1)=5.216921e-003; krok(n+1)=7.453689e-002; ng(n+1)=1.766971e+001;
n=291; farx(n+1)=1.705632e-003; foe(n+1)=5.211033e-003; krok(n+1)=2.165649e-002; ng(n+1)=9.577052e+000;
n=292; farx(n+1)=1.716295e-003; foe(n+1)=5.178160e-003; krok(n+1)=2.883317e-001; ng(n+1)=5.964851e+000;
n=293; farx(n+1)=1.703403e-003; foe(n+1)=5.155711e-003; krok(n+1)=8.470464e-002; ng(n+1)=1.729563e+001;
n=294; farx(n+1)=1.715934e-003; foe(n+1)=5.095549e-003; krok(n+1)=2.621866e-001; ng(n+1)=1.680040e+001;
n=295; farx(n+1)=1.719224e-003; foe(n+1)=5.056120e-003; krok(n+1)=1.362644e-001; ng(n+1)=2.950129e+001;
n=296; farx(n+1)=1.726056e-003; foe(n+1)=5.007929e-003; krok(n+1)=4.706699e-001; ng(n+1)=1.585308e+001;
n=297; farx(n+1)=1.719678e-003; foe(n+1)=4.970473e-003; krok(n+1)=1.845727e-001; ng(n+1)=1.529481e+001;
n=298; farx(n+1)=1.703464e-003; foe(n+1)=4.928633e-003; krok(n+1)=1.620110e-001; ng(n+1)=2.872102e+001;
n=299; farx(n+1)=1.684942e-003; foe(n+1)=4.878465e-003; krok(n+1)=8.000730e-002; ng(n+1)=2.507451e+001;
n=300; farx(n+1)=1.656528e-003; foe(n+1)=4.810859e-003; krok(n+1)=1.571889e-001; ng(n+1)=1.703157e+001;

figure; semilogy(farx,'b'); hold on; semilogy(foe,'r'); xlabel('Iteracje'); ylabel('Earx, Eoe'); legend('Earx','Eoe'); title('Uczenie predyktora OE');
figure; subplot(2,1,1); semilogy(krok); xlabel('Iteracje'); ylabel('Krok');
subplot(2,1,2); semilogy(ng); xlabel('Iteracje'); ylabel('Norma gradientu');
Earx=farx(n+1)
Eoe=foe(n+1)
